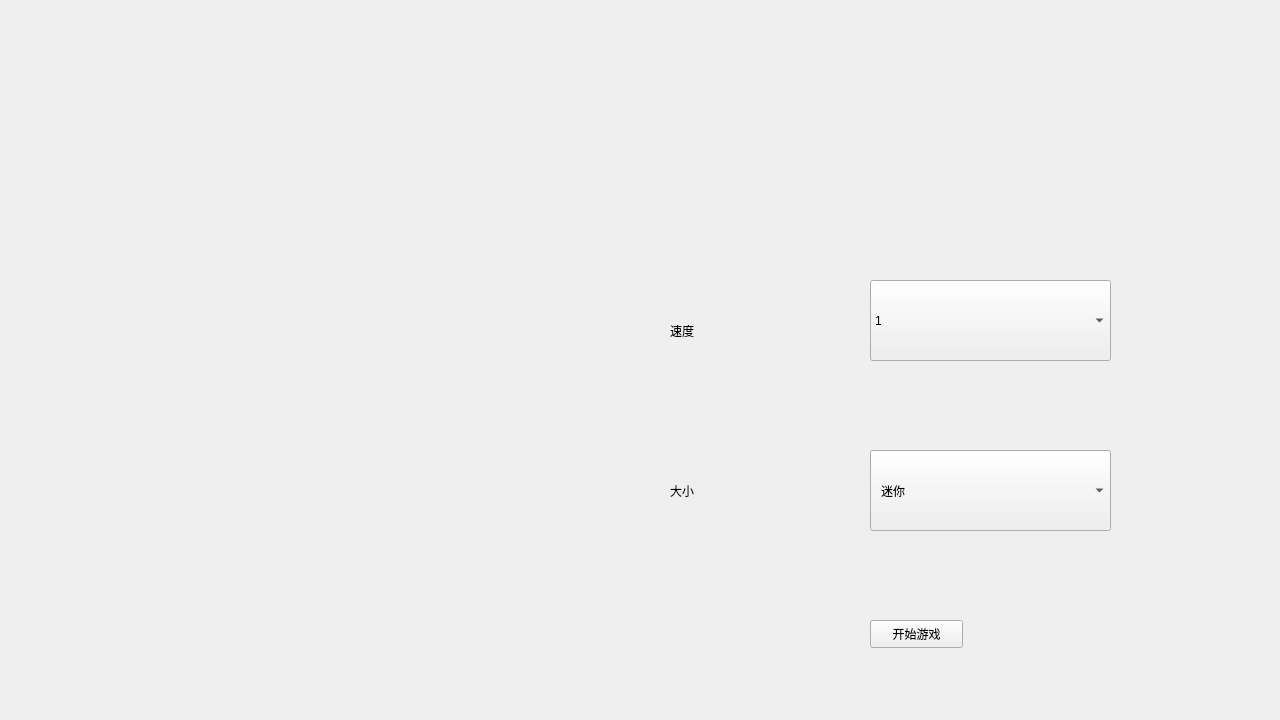
<?xml version="1.0" encoding="UTF-8"?>
<ui version="4.0">
 <class>SnakeChoice</class>
 <widget class="QWidget" name="SnakeChoice">
  <property name="geometry">
   <rect>
    <x>0</x>
    <y>0</y>
    <width>1280</width>
    <height>720</height>
   </rect>
  </property>
  <property name="minimumSize">
   <size>
    <width>1280</width>
    <height>720</height>
   </size>
  </property>
  <property name="maximumSize">
   <size>
    <width>1280</width>
    <height>720</height>
   </size>
  </property>
  <property name="windowTitle">
   <string>Form</string>
  </property>
  <widget class="QComboBox" name="speed_combox">
   <property name="geometry">
    <rect>
     <x>870</x>
     <y>280</y>
     <width>241</width>
     <height>81</height>
    </rect>
   </property>
   <property name="styleSheet">
    <string notr="true">font: 24pt &quot;微软雅黑&quot;;</string>
   </property>
   <item>
    <property name="text">
     <string>1</string>
    </property>
   </item>
   <item>
    <property name="text">
     <string>2</string>
    </property>
   </item>
   <item>
    <property name="text">
     <string>3</string>
    </property>
   </item>
   <item>
    <property name="text">
     <string>4</string>
    </property>
   </item>
   <item>
    <property name="text">
     <string>5</string>
    </property>
   </item>
   <item>
    <property name="text">
     <string>6</string>
    </property>
   </item>
   <item>
    <property name="text">
     <string>7</string>
    </property>
   </item>
   <item>
    <property name="text">
     <string>8</string>
    </property>
   </item>
   <item>
    <property name="text">
     <string>9</string>
    </property>
   </item>
   <item>
    <property name="text">
     <string>10</string>
    </property>
   </item>
  </widget>
  <widget class="QComboBox" name="size_combox">
   <property name="geometry">
    <rect>
     <x>870</x>
     <y>450</y>
     <width>241</width>
     <height>81</height>
    </rect>
   </property>
   <property name="styleSheet">
    <string notr="true">font: 24pt &quot;微软雅黑&quot;;
padding-left: 10px;</string>
   </property>
   <item>
    <property name="text">
     <string>迷你</string>
    </property>
   </item>
   <item>
    <property name="text">
     <string>小</string>
    </property>
   </item>
   <item>
    <property name="text">
     <string>中</string>
    </property>
   </item>
   <item>
    <property name="text">
     <string>大</string>
    </property>
   </item>
  </widget>
  <widget class="QLabel" name="speed_label">
   <property name="geometry">
    <rect>
     <x>670</x>
     <y>300</y>
     <width>121</width>
     <height>61</height>
    </rect>
   </property>
   <property name="styleSheet">
    <string notr="true">font: 24pt &quot;微软雅黑&quot;;</string>
   </property>
   <property name="text">
    <string>速度</string>
   </property>
  </widget>
  <widget class="QLabel" name="size_label">
   <property name="geometry">
    <rect>
     <x>670</x>
     <y>450</y>
     <width>141</width>
     <height>81</height>
    </rect>
   </property>
   <property name="styleSheet">
    <string notr="true">font: 24pt &quot;微软雅黑&quot;;</string>
   </property>
   <property name="text">
    <string>大小</string>
   </property>
  </widget>
  <widget class="QPushButton" name="enter_button">
   <property name="geometry">
    <rect>
     <x>870</x>
     <y>620</y>
     <width>93</width>
     <height>28</height>
    </rect>
   </property>
   <property name="text">
    <string>开始游戏</string>
   </property>
  </widget>
 </widget>
 <resources/>
 <connections/>
</ui>
